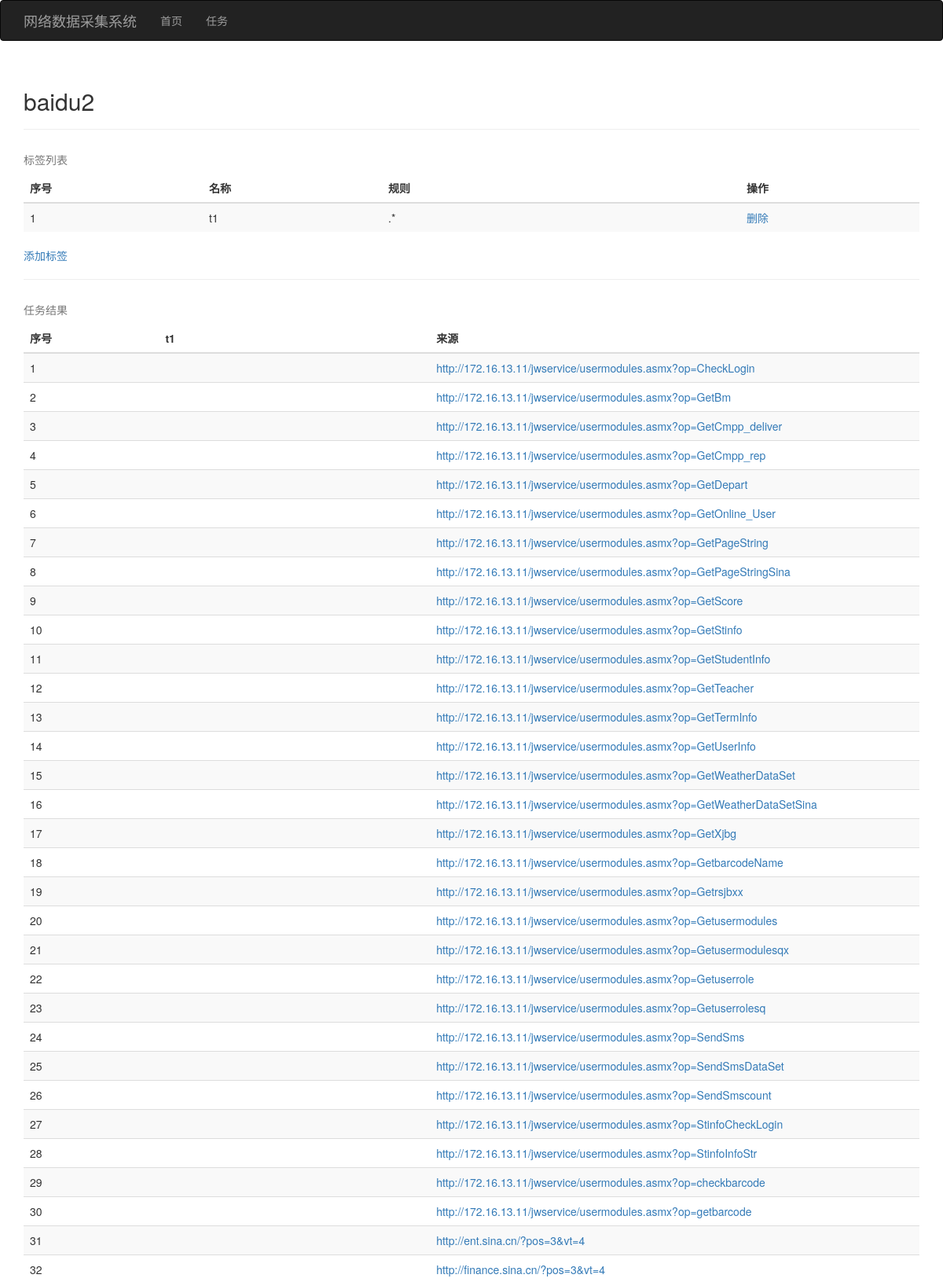
The app's page /task/id/7 (upper part) with its own data.
### app/models.py (models this page shows)
class Task(db.Model):
    __tablename__ = 'tasks'
    id = db.Column(db.Integer, primary_key=True)
    name = db.Column(db.String)
    status = db.Column(db.Integer, default=0, nullable=True)
    headers = db.Column(db.String, nullable=True)
    proxy = db.Column(db.String, nullable=True)
    thread_num = db.Column(db.Integer, default=1)
    delay_ms = db.Column(db.Integer, default=-1)
    urls = db.relationship('Url', backref='task', lazy='dynamic', cascade="all, delete-orphan")
    tags = db.relationship('Tag', backref='task', lazy='dynamic', cascade="all, delete-orphan")

class Tag(db.Model):
    __tablename__ = 'tags'
    id = db.Column(db.Integer, primary_key=True)
    name = db.Column(db.String)
    rule1 = db.Column(db.String)
    rule2 = db.Column(db.String, nullable=True)
    exclude = db.Column(db.String, nullable=True)
    include = db.Column(db.String, nullable=True)
    type = db.Column(db.Integer, default=0)
    items = db.relationship('Item', backref='tag', lazy='dynamic', cascade="all, delete-orphan")
    task_id = db.Column(db.Integer, db.ForeignKey('tasks.id'))

class Item(db.Model):
    __tablename__ = 'items'
    id = db.Column(db.Integer, primary_key=True)
    data = db.Column(db.String, nullable=True)
    url = db.Column(db.String)
    tag_id = db.Column(db.Integer, db.ForeignKey('tags.id'))

### app/task/views.py (the view)
@task.route('/id/<task_id>')
def detail(task_id):
    try:
        task = db.session.query(Task).filter(Task.id == task_id).one()
    except:
        abort(404)
    tags = Tag.query.filter(Tag.task == task).all()
    all_items = Item.query.join(Tag).filter(Tag.task == task).order_by(Item.url).all()
    last_url = ''
    item_dicts_per_url = []
    item_dict = {}
    for item in all_items:
        if last_url != item.url:
            last_url = item.url
            item_dict = {'url': item.url}
            item_dicts_per_url.append(item_dict)
        item_dict[item.tag] = item
    item_lists_per_url = []
    urls = []
    for i in range(len(item_dicts_per_url)):
        item_dict_per_url = item_dicts_per_url[i]
        items_list = [None] * len(tags)
        for j in range(len(tags)):
            items_list[j] = item_dict_per_url.get(tags[j])
        urls.append(item_dict_per_url.get('url'))
        item_lists_per_url.append(items_list)
    return render_template('task/detail.html', task=task, tags=tags, item_lists_per_url=item_lists_per_url,
                           items_count=len(item_lists_per_url), tags_count=len(tags), urls=urls)

### app/templates/task/detail.html (shortened to what this page needs)
{% extends "base.html" %}
{% block page_content %}
    <div class="page-header">
        <h2>{{ task.name }}</h2>
    </div>
    <table class="table table-striped">
        <caption>标签列表</caption>
        <thead>
        <tr>
            <th class="col-sm-1">序号</th>
            <th class="col-sm-1">名称</th>
            <th class="col-sm-2">规则</th>
            <th class="col-sm-1">操作</th>
        </tr>
        </thead>
        <tbody>
        {% for i in range(tags_count) %}
            <tr>
                <td>{{ i + 1 }}</td>
                <td> {{ tags[i].name }} </td>
                <td> {{ tags[i].rule1 }} </td>
                <td><a href="{{ url_for('task.remove_tag', task_id=task.id, tag_id=tags[i].id) }}">删除</a> </td>
            </tr>
        {% endfor %}
        </tbody>
    </table>
    <a href="{{ url_for('task.new_tag', task_id=task.id) }}">添加标签</a>
    <hr>
    <table class="table table-striped">
        <caption>任务结果</caption>
        <thead>
        <tr>
            <th class="col-sm-1">序号</th>
            {% for tag in tags %}
                <th class="col-sm-2">{{ tag.name }}</th>
            {% endfor %}
            <th class="col-sm-2">来源</th>
        </tr>
        </thead>
        <tbody>
        {% for i in range(items_count) %}
            <tr>
                <td>{{ i + 1 }}</td>
                {% for item in item_lists_per_url[i] %}
                    <td>
                    </td>
                {% endfor %}
                <td><a href="{{ urls[i] }}">{{ urls[i][:100] }}</a></td>
            </tr>
        {% endfor %}
        </tbody>
    </table>
{% endblock %}

### app/templates/base.html (shortened to what this page needs)
{% extends "bootstrap/base.html" %}
{% block head %}
    {{ super() }}
{% endblock %}
{% block navbar %}
    <div class="navbar navbar-inverse" role="navigation">
        <div class="container">
            <div class="navbar-header">
                <a class="navbar-brand" href="/">网络数据采集系统</a>
            </div>
            <div class="navbar-collapse collapse">
                <ul class="nav navbar-nav">
                    <li><a href="/">首页</a></li>
                </ul>
                <ul class="nav navbar-nav">
                    <li><a href="{{ url_for("task.index") }}">任务</a></li>
                </ul>
            </div>
        </div>
    </div>
{% endblock %}
{% block content %}
    <div class="container">
        {% block page_content %}{% endblock %}
    </div>
{% endblock %}

### records on screen
Task: name "baidu2"
Tag: name "t1", rule1 ".*", name "t1"
Item: url "http://172.16.13.11/jwservice/usermodules.asmx?op=CheckLogin"
Item: url "http://172.16.13.11/jwservice/usermodules.asmx?op=GetBm"
Item: url "http://172.16.13.11/jwservice/usermodules.asmx?op=GetCmpp_deliver"
Item: url "http://172.16.13.11/jwservice/usermodules.asmx?op=GetCmpp_rep"
Item: url "http://172.16.13.11/jwservice/usermodules.asmx?op=GetDepart"
Item: url "http://172.16.13.11/jwservice/usermodules.asmx?op=GetOnline_User"
Item: url "http://172.16.13.11/jwservice/usermodules.asmx?op=GetPageString"
Item: url "http://172.16.13.11/jwservice/usermodules.asmx?op=GetPageStringSina"
Item: url "http://172.16.13.11/jwservice/usermodules.asmx?op=GetScore"
Item: url "http://172.16.13.11/jwservice/usermodules.asmx?op=GetStinfo"
Item: url "http://172.16.13.11/jwservice/usermodules.asmx?op=GetStudentInfo"
Item: url "http://172.16.13.11/jwservice/usermodules.asmx?op=GetTeacher"
Item: url "http://172.16.13.11/jwservice/usermodules.asmx?op=GetTermInfo"
Item: url "http://172.16.13.11/jwservice/usermodules.asmx?op=GetUserInfo"
Item: url "http://172.16.13.11/jwservice/usermodules.asmx?op=GetWeatherDataSet"
Item: url "http://172.16.13.11/jwservice/usermodules.asmx?op=GetWeatherDataSetSina"
Item: url "http://172.16.13.11/jwservice/usermodules.asmx?op=GetXjbg"
Item: url "http://172.16.13.11/jwservice/usermodules.asmx?op=GetbarcodeName"
Item: url "http://172.16.13.11/jwservice/usermodules.asmx?op=Getrsjbxx"
Item: url "http://172.16.13.11/jwservice/usermodules.asmx?op=Getusermodules"
Item: url "http://172.16.13.11/jwservice/usermodules.asmx?op=Getusermodulesqx"
Item: url "http://172.16.13.11/jwservice/usermodules.asmx?op=Getuserrole"
Item: url "http://172.16.13.11/jwservice/usermodules.asmx?op=Getuserrolesq"
Item: url "http://172.16.13.11/jwservice/usermodules.asmx?op=SendSms"
Item: url "http://172.16.13.11/jwservice/usermodules.asmx?op=SendSmsDataSet"
Item: url "http://172.16.13.11/jwservice/usermodules.asmx?op=SendSmscount"
Item: url "http://172.16.13.11/jwservice/usermodules.asmx?op=StinfoCheckLogin"
Item: url "http://172.16.13.11/jwservice/usermodules.asmx?op=StinfoInfoStr"
Item: url "http://172.16.13.11/jwservice/usermodules.asmx?op=checkbarcode"
Item: url "http://172.16.13.11/jwservice/usermodules.asmx?op=getbarcode"
Item: url "http://ent.sina.cn/?pos=3&vt=4"
Item: url "http://finance.sina.cn/?pos=3&vt=4"

### other values on screen
{{ i + 1 }} "1"
{{ i + 1 }} "1" "2" "3" "4" "5" "6" "7" "8" "9" "10" "11" "12" "13" "14" "15" "16" "17" "18" "19" "20" "21" "22" "23" "24" "25" "26" "27" "28" "29" "30" "31" "32"
